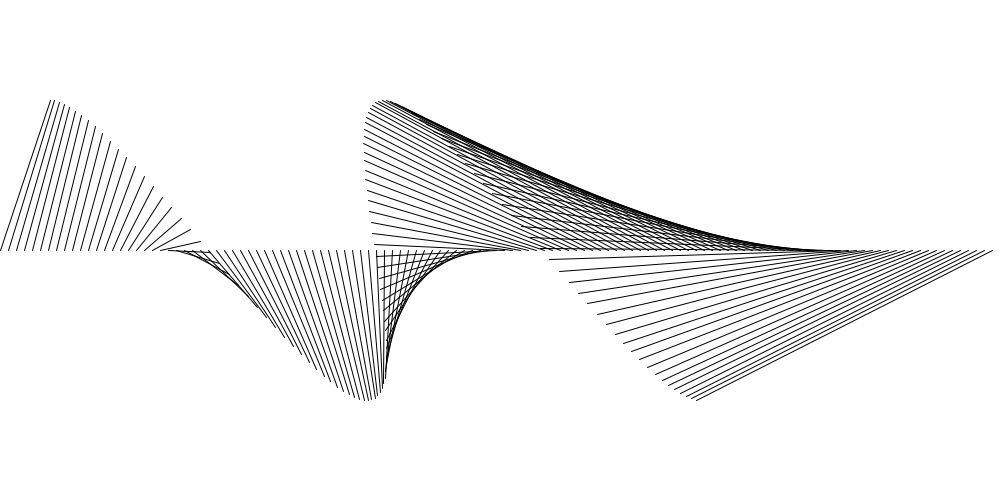
Frame 1 (no input)
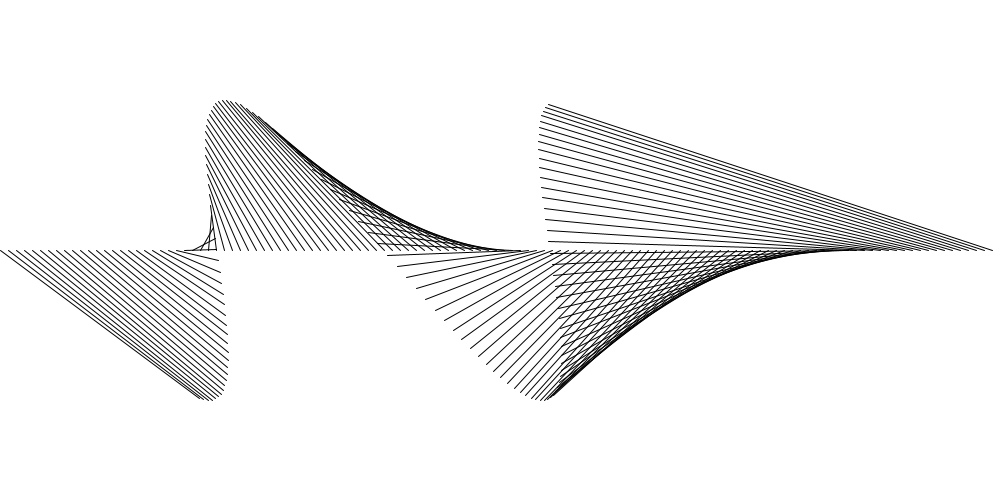
Frame 60 (the mouse pressed at the canvas centre just before this capture)
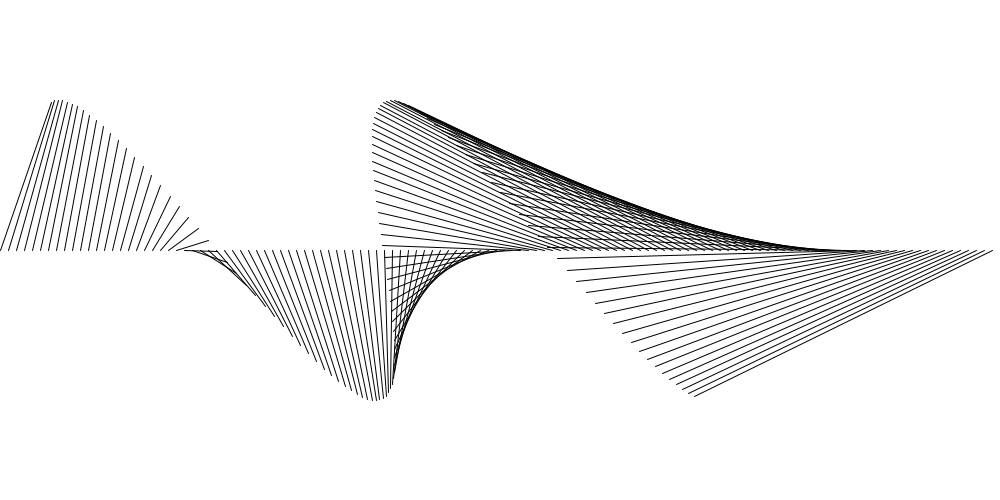
Frame 120 (the mouse held since frame 60 and released just before this capture)

The Processing sketch that drew these frames (run headless with seeded random() and noise(); from frame 60 on, the mouse is pressed at the canvas centre):

// Processing sketch: processing_155398
// ── processing_155398.pde

float xStart = -1.5*PI;
float xEnd = 1.5*PI;
float yScale = 150;
float xDelta = PI/20;

void setup(){
  size(1000,500);
  frameRate(30);
}

void draw(){
  
  background(255);
  smooth();
  
  PVector[] graphPoints = sinePlot(xStart, xEnd, 1000, 500, yScale);
  drawHistogram(graphPoints, 500);
  float[] delta = flowGraph(xStart, xEnd, yScale, xDelta);
  xStart = delta[0];
  xEnd = delta[1];
}

PVector sinePoint(float x, int Height, float yScale){
  PVector location = new PVector();
  
  location.x = round(x);
  location.y = round((Height/2) - (yScale*sin(x)));
  
  return location;
}

PVector[] sinePlot(float xStart, float xEnd, int Width, int Height, float yScale){
  PVector[] graphPoints = new PVector[Width];
  float xScale = (xEnd - xStart) / Width;
  float x = xStart;
  for(int i = 0; i < Width; i++){
    graphPoints[i] = sinePoint(x, Height, yScale);
    x += xScale;
  }
  return graphPoints;
}

void drawConnections(PVector[] graphPoints){
  for(int i = 1; i < graphPoints.length; i++){
    line(i-1, graphPoints[i-1].y, i, graphPoints[i].y);
  }
}

void drawHistogram(PVector[] graphPoints, int Height){
  for(int i = 0; i < graphPoints.length; i+=8){
    line(i, Height/2, (i+graphPoints[i].y)* 0.5, graphPoints[i].y);
  }
}

float[] flowGraph(float xStart, float xEnd, float yScale, float xDelta){
  xStart += xDelta;
  xEnd += xDelta;
  float[] delta = {xStart, xEnd, yScale};
  return delta;
}
